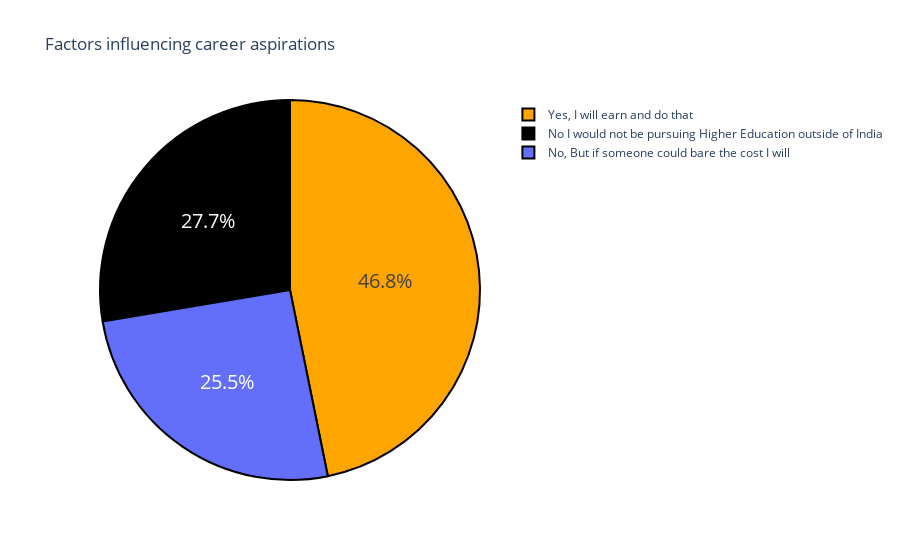

The cell this chart's notebook holds for it:
### Code cell
question2 = "Would you definitely pursue a Higher Education / Post Graduation outside of India ? If only you have to self sponsor it."
question2 = data[question2].value_counts()
label = question2.index
counts = question2.values
colors = ["orange" , "black"]
fig = go.Figure(data = [go.Pie(labels=label, values = counts)])
fig.update_layout(title_text = "Factors influencing career aspirations")
fig.update_traces(hoverinfo = "label+value" , textinfo = "percent" ,textfont_size = 20,
                  marker = dict(colors = colors,line = dict(color = "black" , width = 2)))
fig.show()

### Figure 1 — Plotly figure (JSON) as saved in the notebook; plotly's stock layout.template omitted (floating-point values rounded to 4 significant figures)
{"data": [{"hoverinfo": "label+value", "labels": ["Yes, I will earn and do that", "No I would not be pursuing Higher Education outside of India", "No, But if someone could bare the cost I will"], "marker": {"colors": ["orange", "black"], "line": {"color": "black", "width": 2}}, "textfont": {"size": 20}, "textinfo": "percent", "type": "pie", "values": [110, 65, 60]}], "layout": {"autosize": true, "title": {"text": "Factors influencing career aspirations"}}}
